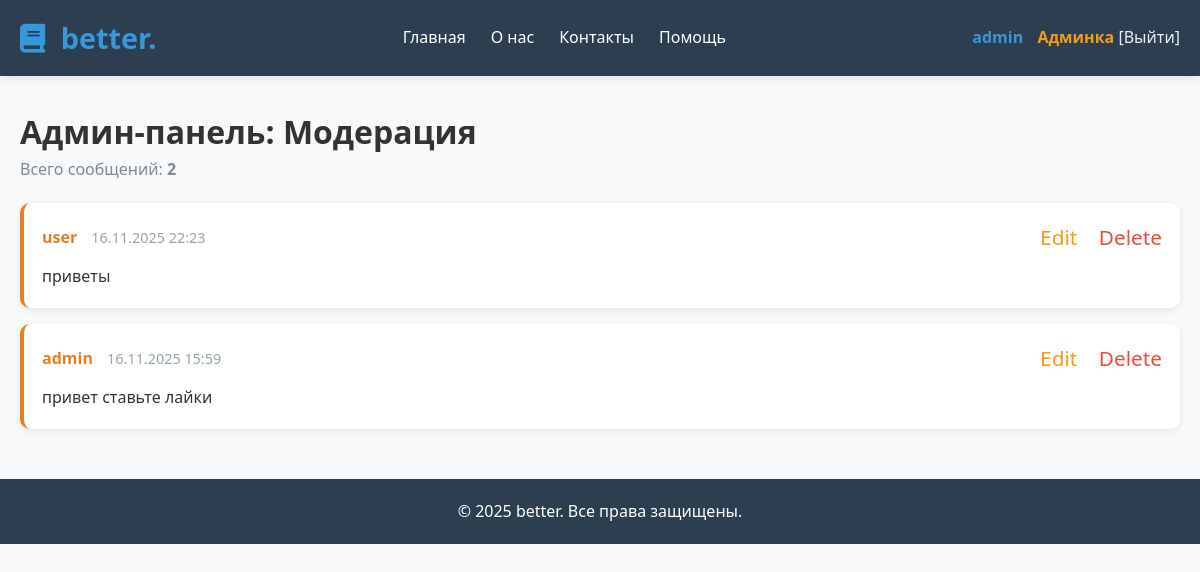
The app's page /admin.php (signed in), older data.
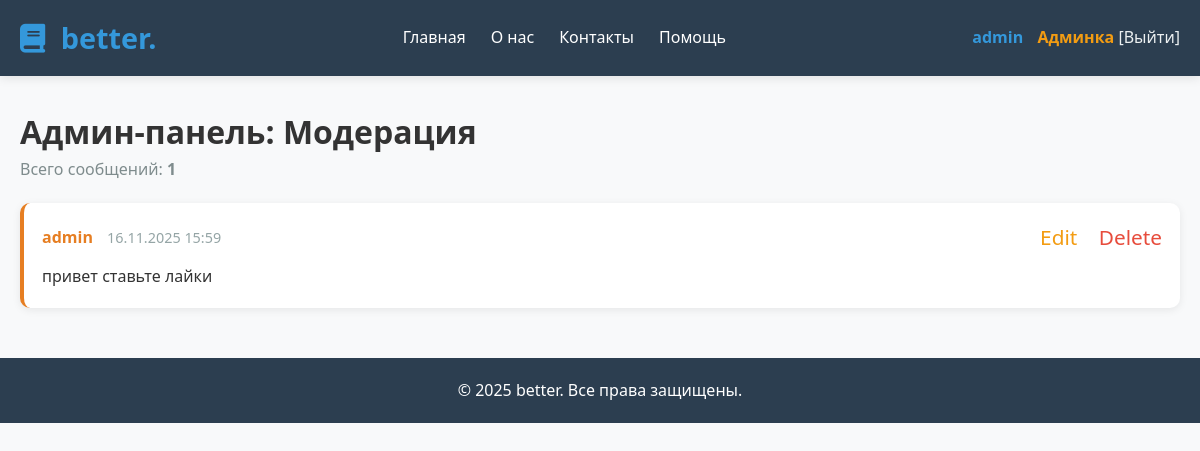
The same page, newer data.
### tables this page shows
CREATE TABLE `messages` (
  `id` int NOT NULL,
  `user_id` int NOT NULL,
  `message` text NOT NULL,
  `created_at` datetime DEFAULT CURRENT_TIMESTAMP,
  `parent_id` int DEFAULT NULL,
  `upvotes` int DEFAULT '0',
  `downvotes` int DEFAULT '0',
  `city_id` int DEFAULT NULL,
  `company_id` int DEFAULT NULL,
  `type_id` int DEFAULT NULL,
  `office_id` int DEFAULT NULL
);

CREATE TABLE `users` (
  `id` int NOT NULL,
  `username` varchar(50) NOT NULL,
  `password` varchar(255) NOT NULL,
  `created_at` datetime DEFAULT CURRENT_TIMESTAMP,
  `role` enum('user','admin') DEFAULT 'user'
);

### admin.php (the view, shortened to what this page needs)
<?php
require 'header.php';
$stmt = $pdo->query("
    SELECT m.*, u.username
    FROM messages m
    JOIN users u ON m.user_id = u.id
    ORDER BY m.created_at DESC
");
$messages = $stmt->fetchAll();
?>
<h1>Админ-панель: Модерация</h1>
<p style="color:#7f8c8d; margin-bottom:20px;">Всего сообщений: <strong><?= count($messages) ?></strong></p>
<div id="admin-messages">
    <?php foreach ($messages as $msg): ?>
        <div class="admin-message" data-id="<?= $msg['id'] ?>" style="background:#fff; padding:18px; margin-bottom:16px; border-radius:10px; box-shadow:0 2px 8px rgba(0,0,0,0.08); border-left:4px solid #e67e22;">
            <div style="display:flex; justify-content:space-between; align-items:center; margin-bottom:10px;">
                <div>
                    <strong style="color:#e67e22;"><?= htmlspecialchars($msg['username']) ?></strong>
                    <span style="color:#95a5a6; font-size:0.9em; margin-left:10px;"><?= date('d.m.Y H:i', strtotime($msg['created_at'])) ?></span>
                </div>
                <div style="font-size:1.3em;">
                    <span class="admin-edit" style="cursor:pointer; color:#f39c12; margin-right:16px;" title="Редактировать">Edit</span>
                    <span class="admin-delete" style="cursor:pointer; color:#e74c3c;" title="Удалить">Delete</span>
                </div>
            </div>
            <div class="admin-text"><?= nl2br(htmlspecialchars($msg['message'])) ?></div>
        </div>
    <?php endforeach; ?>
</div>
<?php require 'footer.php'; ?>

Row changes from the older to the newer data that the page shows:
removed messages: user.username "user", created_at "16.11.2025 22:23", message "приветы"
Text that changed along with them:
count($messages): "2" → "1"
